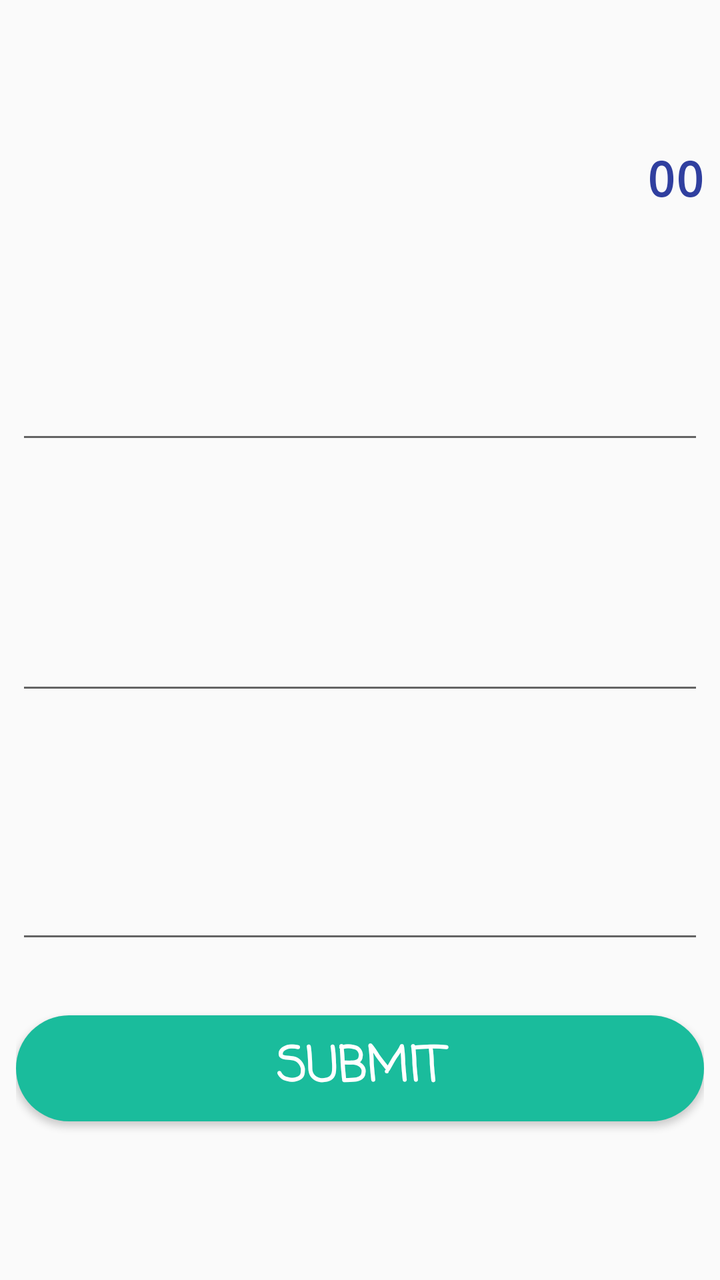
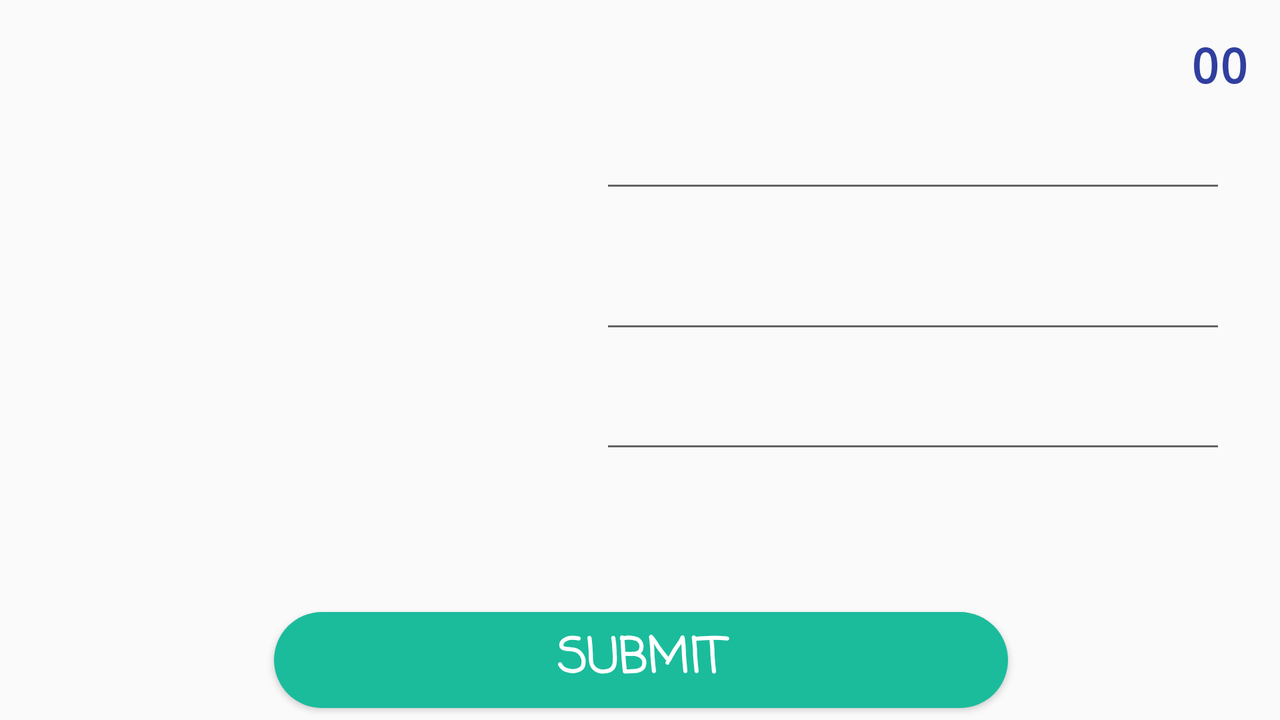

First picture: res/layout/ on a phone held upright. Second picture: the repository's own variant of that layout, on a device whose configuration matches the variant's folder. Source for both follows.
<!-- AndroidManifest.xml: application theme AppTheme.AppCompat.Light.NoActionBar.FullScreen -->
<!-- res/layout/content_advanced_level.xml -->
<?xml version="1.0" encoding="utf-8"?>
<android.support.constraint.ConstraintLayout xmlns:android="http://schemas.android.com/apk/res/android"
    xmlns:app="http://schemas.android.com/apk/res-auto"
    xmlns:tools="http://schemas.android.com/tools"
    android:layout_width="match_parent"
    android:layout_height="match_parent"

    app:layout_behavior="@string/appbar_scrolling_view_behavior"
    tools:context="com.example.azhar.myfirstandroidproject.AdvancedLevel"
    tools:showIn="@layout/activity_advanced_level">

    <LinearLayout
        android:layout_width="344dp"
        android:layout_height="495dp"
        android:orientation="vertical"
        android:weightSum="1"
        app:layout_constraintBottom_toBottomOf="parent"
        app:layout_constraintLeft_toLeftOf="parent"
        app:layout_constraintRight_toRightOf="parent"
        app:layout_constraintTop_toTopOf="parent">


        <RelativeLayout
            android:layout_width="match_parent"
            android:layout_height="34dp"
            tools:layout_editor_absoluteX="8dp"
            tools:layout_editor_absoluteY="8dp">

            <TextView
                android:id="@+id/score"
                android:layout_width="match_parent"
                android:layout_height="wrap_content"
                android:fontFamily="monospace"
                android:text="00"
                android:textAlignment="viewEnd"
                android:textColor="@color/colorPrimaryDark"
                android:textSize="24sp"
                android:textStyle="bold" />

            <TextView
                android:id="@+id/highScore"
                android:layout_width="match_parent"
                android:layout_height="wrap_content"
                android:layout_alignParentTop="true"
                android:fontFamily="monospace"
                android:textAlignment="textStart"
                android:textColor="@color/colorPrimaryDark"
                android:textSize="24sp"
                android:textStyle="bold" />
        </RelativeLayout>

        <ImageView
            android:id="@+id/flag1"
            android:layout_width="match_parent"
            android:layout_height="79dp"
            app:srcCompat="@drawable/br" />

        <EditText
            android:id="@+id/countryText1"
            android:layout_width="match_parent"
            android:layout_height="wrap_content"
            android:ems="10"
            android:inputType="textPersonName" />

        <ImageView
            android:id="@+id/flag2"
            android:layout_width="match_parent"
            android:layout_height="84dp"
            app:srcCompat="@drawable/br" />

        <EditText
            android:id="@+id/countryText2"
            android:layout_width="match_parent"
            android:layout_height="wrap_content"
            android:ems="10"
            android:inputType="textPersonName" />

        <ImageView
            android:id="@+id/flag3"
            android:layout_width="match_parent"
            android:layout_height="83dp"
            app:srcCompat="@drawable/br" />

        <EditText
            android:id="@+id/countryText3"
            android:layout_width="match_parent"
            android:layout_height="wrap_content"
            android:ems="10"
            android:inputType="textPersonName" />

        <TextView
            android:id="@+id/answer"
            android:layout_width="match_parent"
            android:layout_height="31dp"
            android:fontFamily="casual"
            android:textAlignment="center"
            android:textColor="@color/colorAccent"
            android:textSize="30sp"
            android:textStyle="bold" />

        <Button
            android:id="@+id/submit"
            android:layout_width="match_parent"
            android:layout_height="53dp"
            android:background="@drawable/be"
            android:fontFamily="casual"
            android:onClick="onSubmit"
            android:text="SUBMIT"
            android:textColor="@android:color/background_light"
            android:textSize="24sp"
            android:textStyle="bold" />

    </LinearLayout>

</android.support.constraint.ConstraintLayout>
<!-- res/layout/activity_advanced_level.xml (included above) -->
<?xml version="1.0" encoding="utf-8"?>
<android.support.design.widget.CoordinatorLayout xmlns:android="http://schemas.android.com/apk/res/android"
    xmlns:app="http://schemas.android.com/apk/res-auto"
    xmlns:tools="http://schemas.android.com/tools"
    android:layout_width="match_parent"
    android:layout_height="match_parent"
    tools:context="com.example.azhar.myfirstandroidproject.AdvancedLevel">

    <android.support.design.widget.AppBarLayout
        android:layout_width="match_parent"
        android:layout_height="wrap_content"
        android:theme="@style/AppTheme.AppBarOverlay">

        <android.support.v7.widget.Toolbar
            android:id="@+id/toolbar"
            android:layout_width="match_parent"
            android:layout_height="0dp"
            android:background="?attr/colorPrimary"
            app:popupTheme="@style/AppTheme.PopupOverlay" />

        <TextView
            android:id="@+id/timer"
            android:layout_width="match_parent"
            android:layout_height="40dp"
            android:fontFamily="casual"
            android:textAlignment="center"
            android:textAllCaps="true"
            android:textColor="@android:color/holo_red_dark"
            android:textSize="24sp"
            android:textStyle="bold" />

    </android.support.design.widget.AppBarLayout>

    <include layout="@layout/content_advanced_level" />

</android.support.design.widget.CoordinatorLayout>
<!-- resources referenced by this layout -->
<resources>
  <color name="colorAccent">#ff4081</color>
  <color name="colorPrimaryDark">#303f9f</color>
  <!-- drawable be (drawable) -->
  <?xml version="1.0" encoding="utf-8"?>
  <shape xmlns:android="http://schemas.android.com/apk/res/android" android:shape="rectangle" >
      <corners
          android:radius="38dp"
          />
      <solid
          android:color="#1abc9c"
          />
      <padding
          android:left="0dp"
          android:top="0dp"
          android:right="0dp"
          android:bottom="0dp"
          />
      <size
          android:width="250dp"
          android:height="39dp"
          />
  </shape>
  <style name="AppTheme.AppBarOverlay" parent="ThemeOverlay.AppCompat.Dark.ActionBar" />
  <style name="AppTheme.PopupOverlay" parent="ThemeOverlay.AppCompat.Light" />
  <style name="AppTheme.AppCompat.Light.NoActionBar.FullScreen" parent="@style/Theme.AppCompat.Light.NoActionBar">
          <item name="android:windowNoTitle">true</item>
          <item name="android:windowActionBar">false</item>
          <item name="android:windowFullscreen">true</item>
          <item name="android:windowContentOverlay">@null</item>
      </style>
</resources>
<!-- res/layout-land/content_advanced_level.xml (the repository's variant of the layout above) -->
<!-- drawn on the phone turned sideways -->
<?xml version="1.0" encoding="utf-8"?>
<android.support.constraint.ConstraintLayout xmlns:android="http://schemas.android.com/apk/res/android"
    xmlns:app="http://schemas.android.com/apk/res-auto"
    xmlns:tools="http://schemas.android.com/tools"
    android:layout_width="match_parent"
    android:layout_height="match_parent"

    app:layout_behavior="@string/appbar_scrolling_view_behavior"
    tools:context="com.example.azhar.myfirstandroidproject.AdvancedLevel"
    tools:showIn="@layout/activity_advanced_level"
    tools:layout_editor_absoluteY="40dp"
    tools:layout_editor_absoluteX="0dp">

    <TextView
        android:id="@+id/highScore"
        android:layout_width="0dp"
        android:layout_height="wrap_content"
        android:layout_alignParentTop="true"
        android:fontFamily="monospace"
        android:textAlignment="textStart"
        android:textColor="@color/colorPrimaryDark"
        android:textSize="24sp"
        android:textStyle="bold"
        tools:layout_constraintTop_creator="1"
        tools:layout_constraintRight_creator="1"
        app:layout_constraintRight_toRightOf="@+id/textView3"
        app:layout_constraintTop_toBottomOf="@+id/textView3"
        tools:layout_constraintLeft_creator="1"
        app:layout_constraintLeft_toLeftOf="@+id/textView3" />

    <TextView
        android:id="@+id/score"
        android:layout_width="38dp"
        android:layout_height="38dp"
        android:layout_alignParentStart="true"
        android:layout_alignParentTop="true"
        android:fontFamily="monospace"
        android:text="00"
        android:textAlignment="viewEnd"
        android:textColor="@color/colorPrimaryDark"
        android:textSize="24sp"
        android:textStyle="bold"
        tools:layout_constraintTop_creator="1"
        tools:layout_constraintRight_creator="1"
        android:layout_marginEnd="16dp"
        app:layout_constraintRight_toRightOf="parent"
        android:layout_marginTop="16dp"
        app:layout_constraintTop_toTopOf="parent" />

    <RelativeLayout
        android:layout_width="0dp"
        android:layout_height="34dp"
        tools:layout_constraintTop_creator="1"
        tools:layout_constraintRight_creator="1"
        app:layout_constraintRight_toRightOf="@+id/highScore"
        app:layout_constraintTop_toBottomOf="@+id/highScore"
        tools:layout_constraintLeft_creator="1"
        app:layout_constraintLeft_toRightOf="@+id/highScore"
        android:id="@+id/relativeLayout">

    </RelativeLayout>

    <Button
        android:id="@+id/submit"
        android:layout_width="367dp"
        android:layout_height="48dp"
        android:layout_marginBottom="6dp"
        android:background="@drawable/be"
        android:fontFamily="casual"
        android:onClick="onSubmit"
        android:text="SUBMIT"
        android:textColor="@android:color/background_light"
        android:textSize="24sp"
        android:textStyle="bold"
        app:layout_constraintBottom_toBottomOf="parent"
        app:layout_constraintLeft_toLeftOf="parent"
        app:layout_constraintRight_toRightOf="parent"
        tools:layout_constraintBottom_creator="1"
        tools:layout_constraintLeft_creator="1"
        tools:layout_constraintRight_creator="1"
        app:layout_constraintHorizontal_bias="0.502" />

    <ImageView
        android:id="@+id/flag1"
        android:layout_width="117dp"
        android:layout_height="66dp"
        android:layout_marginEnd="8dp"
        android:layout_marginRight="8dp"
        app:layout_constraintBottom_toBottomOf="@+id/countryText1"
        app:layout_constraintRight_toLeftOf="@+id/countryText1"
        app:layout_constraintTop_toBottomOf="@+id/relativeLayout"
        app:layout_constraintVertical_bias="0.859"
        app:srcCompat="@drawable/br"
        tools:layout_constraintBottom_creator="1"
        tools:layout_constraintTop_creator="1" />

    <TextView
        android:id="@+id/answer"
        android:layout_width="0dp"
        android:layout_height="29dp"
        android:layout_alignParentTop="true"
        android:fontFamily="monospace"
        android:textAlignment="textStart"
        android:textColor="@color/colorPrimaryDark"
        android:textSize="24sp"
        android:textStyle="bold"
        app:layout_constraintRight_toLeftOf="@+id/score"
        tools:layout_constraintTop_creator="1"
        tools:layout_constraintRight_creator="1"
        tools:layout_constraintBottom_creator="1"
        app:layout_constraintBottom_toTopOf="@+id/countryText1"
        android:layout_marginStart="49dp"
        android:layout_marginEnd="51dp"
        android:layout_marginTop="16dp"
        tools:layout_constraintLeft_creator="1"
        android:layout_marginBottom="15dp"
        app:layout_constraintTop_toTopOf="parent"
        app:layout_constraintLeft_toRightOf="@+id/flag1" />

    <ImageView
        android:id="@+id/flag2"
        android:layout_width="117dp"
        android:layout_height="66dp"
        android:layout_marginBottom="9dp"
        android:layout_marginEnd="8dp"
        android:layout_marginRight="8dp"
        app:layout_constraintBottom_toTopOf="@+id/flag3"
        app:layout_constraintRight_toLeftOf="@+id/countryText2"
        app:srcCompat="@drawable/br"
        tools:layout_constraintBottom_creator="1" />

    <ImageView
        android:id="@+id/flag3"
        android:layout_width="117dp"
        android:layout_height="66dp"
        app:srcCompat="@drawable/br"
        app:layout_constraintRight_toLeftOf="@+id/countryText3"
        android:layout_marginRight="8dp"
        tools:layout_constraintTop_creator="1"
        tools:layout_constraintBottom_creator="1"
        app:layout_constraintBottom_toBottomOf="@+id/submit"
        android:layout_marginEnd="8dp"
        android:layout_marginTop="61dp"
        android:layout_marginBottom="55dp"
        app:layout_constraintTop_toTopOf="@+id/countryText2"
        app:layout_constraintVertical_bias="1.0" />

    <TextView
        android:id="@+id/textView3"
        android:layout_width="0dp"
        android:layout_height="0dp"
        android:fontFamily="casual"
        android:textAlignment="center"
        android:textColor="@color/colorAccent"
        android:textSize="30sp"
        android:textStyle="bold"
        tools:layout_constraintTop_creator="1"
        tools:layout_constraintBottom_creator="1"
        app:layout_constraintBottom_toBottomOf="@+id/textView4"
        tools:layout_constraintLeft_creator="1"
        android:layout_marginBottom="5dp"
        app:layout_constraintLeft_toLeftOf="parent"
        app:layout_constraintTop_toTopOf="parent" />

    <EditText
        android:id="@+id/countryText1"
        android:layout_width="0dp"
        android:layout_height="wrap_content"
        android:ems="10"
        android:inputType="textPersonName"
        tools:layout_constraintTop_creator="1"
        tools:layout_constraintRight_creator="1"
        app:layout_constraintRight_toRightOf="@+id/countryText2"
        android:layout_marginTop="60dp"
        tools:layout_constraintLeft_creator="1"
        app:layout_constraintLeft_toLeftOf="@+id/countryText2"
        app:layout_constraintTop_toTopOf="parent"
        app:layout_constraintHorizontal_bias="1.0" />

    <EditText
        android:id="@+id/countryText2"
        android:layout_width="0dp"
        android:layout_height="wrap_content"
        android:ems="10"
        android:inputType="textPersonName"
        tools:layout_constraintTop_creator="1"
        tools:layout_constraintRight_creator="1"
        app:layout_constraintRight_toRightOf="@+id/countryText3"
        android:layout_marginTop="29dp"
        app:layout_constraintTop_toBottomOf="@+id/countryText1"
        tools:layout_constraintLeft_creator="1"
        app:layout_constraintLeft_toLeftOf="@+id/countryText3"
        app:layout_constraintHorizontal_bias="1.0" />

    <TextView
        android:id="@+id/textView4"
        android:layout_width="0dp"
        android:layout_height="wrap_content"
        android:layout_marginStart="16dp"
        android:layout_marginTop="8dp"
        android:fontFamily="monospace"
        android:textAlignment="viewEnd"
        android:textColor="@color/colorPrimaryDark"
        android:textSize="24sp"
        android:textStyle="bold"
        app:layout_constraintLeft_toLeftOf="parent"
        app:layout_constraintTop_toTopOf="parent"
        tools:layout_constraintLeft_creator="1"
        tools:layout_constraintTop_creator="1" />

    <EditText
        android:id="@+id/countryText3"
        android:layout_width="313dp"
        android:layout_height="40dp"
        android:ems="10"
        android:inputType="textPersonName"
        android:layout_marginEnd="27dp"
        tools:layout_constraintTop_creator="1"
        tools:layout_constraintRight_creator="1"
        app:layout_constraintRight_toRightOf="parent"
        android:layout_marginTop="20dp"
        app:layout_constraintTop_toBottomOf="@+id/countryText2" />

</android.support.constraint.ConstraintLayout>
<!-- res/layout/content_advanced_level.xml (included above) -->
<?xml version="1.0" encoding="utf-8"?>
<android.support.constraint.ConstraintLayout xmlns:android="http://schemas.android.com/apk/res/android"
    xmlns:app="http://schemas.android.com/apk/res-auto"
    xmlns:tools="http://schemas.android.com/tools"
    android:layout_width="match_parent"
    android:layout_height="match_parent"

    app:layout_behavior="@string/appbar_scrolling_view_behavior"
    tools:context="com.example.azhar.myfirstandroidproject.AdvancedLevel"
    tools:showIn="@layout/activity_advanced_level">

    <LinearLayout
        android:layout_width="344dp"
        android:layout_height="495dp"
        android:orientation="vertical"
        android:weightSum="1"
        app:layout_constraintBottom_toBottomOf="parent"
        app:layout_constraintLeft_toLeftOf="parent"
        app:layout_constraintRight_toRightOf="parent"
        app:layout_constraintTop_toTopOf="parent">


        <RelativeLayout
            android:layout_width="match_parent"
            android:layout_height="34dp"
            tools:layout_editor_absoluteX="8dp"
            tools:layout_editor_absoluteY="8dp">

            <TextView
                android:id="@+id/score"
                android:layout_width="match_parent"
                android:layout_height="wrap_content"
                android:fontFamily="monospace"
                android:text="00"
                android:textAlignment="viewEnd"
                android:textColor="@color/colorPrimaryDark"
                android:textSize="24sp"
                android:textStyle="bold" />

            <TextView
                android:id="@+id/highScore"
                android:layout_width="match_parent"
                android:layout_height="wrap_content"
                android:layout_alignParentTop="true"
                android:fontFamily="monospace"
                android:textAlignment="textStart"
                android:textColor="@color/colorPrimaryDark"
                android:textSize="24sp"
                android:textStyle="bold" />
        </RelativeLayout>

        <ImageView
            android:id="@+id/flag1"
            android:layout_width="match_parent"
            android:layout_height="79dp"
            app:srcCompat="@drawable/br" />

        <EditText
            android:id="@+id/countryText1"
            android:layout_width="match_parent"
            android:layout_height="wrap_content"
            android:ems="10"
            android:inputType="textPersonName" />

        <ImageView
            android:id="@+id/flag2"
            android:layout_width="match_parent"
            android:layout_height="84dp"
            app:srcCompat="@drawable/br" />

        <EditText
            android:id="@+id/countryText2"
            android:layout_width="match_parent"
            android:layout_height="wrap_content"
            android:ems="10"
            android:inputType="textPersonName" />

        <ImageView
            android:id="@+id/flag3"
            android:layout_width="match_parent"
            android:layout_height="83dp"
            app:srcCompat="@drawable/br" />

        <EditText
            android:id="@+id/countryText3"
            android:layout_width="match_parent"
            android:layout_height="wrap_content"
            android:ems="10"
            android:inputType="textPersonName" />

        <TextView
            android:id="@+id/answer"
            android:layout_width="match_parent"
            android:layout_height="31dp"
            android:fontFamily="casual"
            android:textAlignment="center"
            android:textColor="@color/colorAccent"
            android:textSize="30sp"
            android:textStyle="bold" />

        <Button
            android:id="@+id/submit"
            android:layout_width="match_parent"
            android:layout_height="53dp"
            android:background="@drawable/be"
            android:fontFamily="casual"
            android:onClick="onSubmit"
            android:text="SUBMIT"
            android:textColor="@android:color/background_light"
            android:textSize="24sp"
            android:textStyle="bold" />

    </LinearLayout>

</android.support.constraint.ConstraintLayout>
